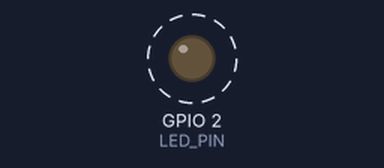
Bench run of a sketch on a simulated ESP32. Parts: output pins drawn as LEDs (lit = HIGH). Dashed ring = blinking. What the sketch prints to the serial monitor is not drawn.

Above: at 0.5 s.
Timing chart, 0 to 4.6 s (numbered marks = the images above):
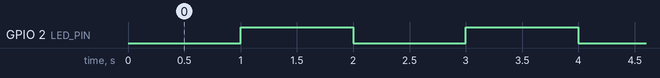

Measured:
- by itself, GPIO 2 (LED_PIN): alternates HIGH for 1.0 s and LOW for 1.0 s

The sketch:

timer.ino
```cpp
#include <Arduino.h>
#include <Ticker.h>

#define LED_PIN 2
Ticker ticker;

void timerCallback() {
    digitalWrite(LED_PIN, !digitalRead(LED_PIN));
    Serial.println("Ticker triggered!");
}

void setup() {
    Serial.begin(115200);
    pinMode(LED_PIN, OUTPUT);
    ticker.attach_ms(1000, timerCallback); // 每 500 ms 调用
}

void loop() {
    Serial.println("Main loop running...");
    delay(3000); // 模拟其他任务
}
```
